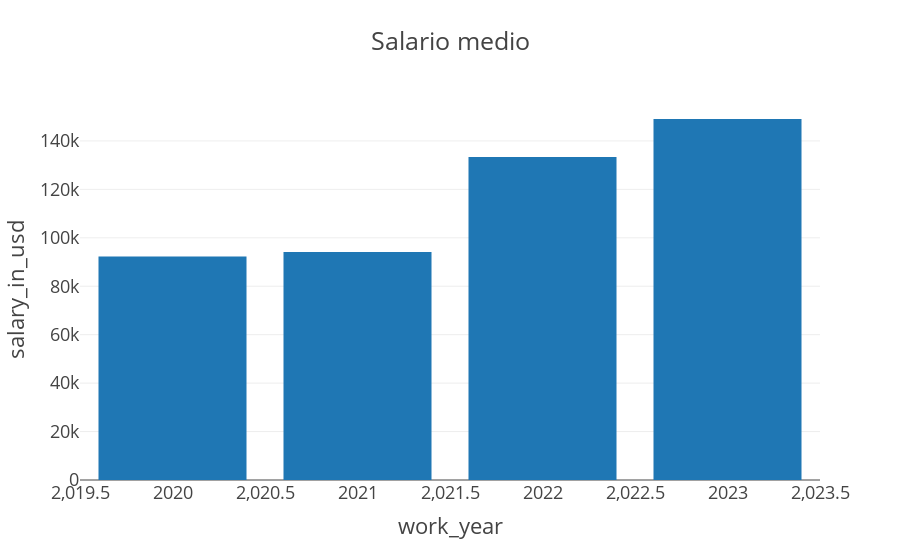

The notebook cell this image was saved under:
### Markdown cell above
¿Cómo ha cambiado el salario medio con el paso del tiempo (work_year)?

### Code cell
promedio_por_nivel = df.groupby('work_year')['salary_in_usd'].mean().reset_index()
fig = px.bar(promedio_por_nivel, x="work_year", y="salary_in_usd", title='Salario medio', template="presentation") #Podemos adatpar el fondo del gráfico mediante el uso de templates.
fig.show()

### Figure 1 — Plotly figure (JSON) as saved in the notebook; plotly's stock layout.template omitted (floating-point values rounded to 4 significant figures)
{"data": [{"alignmentgroup": "True", "hovertemplate": "work_year=%{x}<br>salary_in_usd=%{y}<extra></extra>", "legendgroup": "", "marker": {"color": "#1F77B4", "pattern": {"shape": ""}}, "name": "", "offsetgroup": "", "orientation": "v", "showlegend": false, "textposition": "auto", "type": "bar", "x": [2020, 2021, 2022, 2023], "xaxis": "x", "y": [92300.0, 94090.0, 133300.0, 149000.0], "yaxis": "y"}], "layout": {"barmode": "relative", "legend": {"tracegroupgap": 0}, "title": {"text": "Salario medio"}, "xaxis": {"anchor": "y", "domain": [0, 1], "title": {"text": "work_year"}}, "yaxis": {"anchor": "x", "domain": [0, 1], "title": {"text": "salary_in_usd"}}}}
